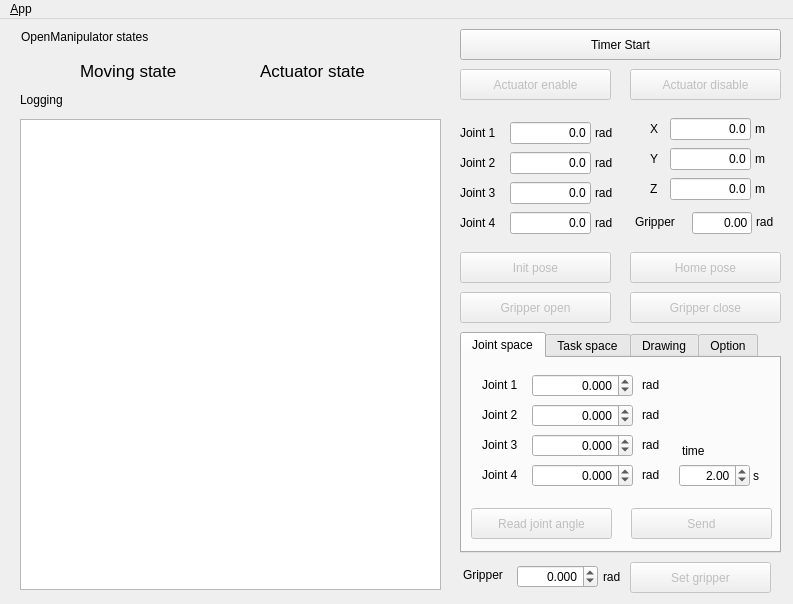
<?xml version="1.0" encoding="UTF-8"?>
<ui version="4.0">
 <class>MainWindowDesign</class>
 <widget class="QMainWindow" name="MainWindowDesign">
  <property name="enabled">
   <bool>true</bool>
  </property>
  <property name="geometry">
   <rect>
    <x>0</x>
    <y>0</y>
    <width>793</width>
    <height>604</height>
   </rect>
  </property>
  <property name="sizePolicy">
   <sizepolicy hsizetype="Preferred" vsizetype="Preferred">
    <horstretch>0</horstretch>
    <verstretch>0</verstretch>
   </sizepolicy>
  </property>
  <property name="minimumSize">
   <size>
    <width>793</width>
    <height>604</height>
   </size>
  </property>
  <property name="maximumSize">
   <size>
    <width>793</width>
    <height>604</height>
   </size>
  </property>
  <property name="windowTitle">
   <string>OpenManipulator control GUI</string>
  </property>
  <property name="windowIcon">
   <iconset resource="../resources/images.qrc">
    <normaloff>:/images/icon.png</normaloff>:/images/icon.png</iconset>
  </property>
  <property name="locale">
   <locale language="English" country="Australia"/>
  </property>
  <widget class="QWidget" name="centralwidget">
   <widget class="QLineEdit" name="txt_j1">
    <property name="enabled">
     <bool>true</bool>
    </property>
    <property name="geometry">
     <rect>
      <x>510</x>
      <y>103</y>
      <width>81</width>
      <height>22</height>
     </rect>
    </property>
    <property name="layoutDirection">
     <enum>Qt::LeftToRight</enum>
    </property>
    <property name="text">
     <string>0.0</string>
    </property>
    <property name="alignment">
     <set>Qt::AlignRight|Qt::AlignTrailing|Qt::AlignVCenter</set>
    </property>
    <property name="readOnly">
     <bool>true</bool>
    </property>
   </widget>
   <widget class="QPushButton" name="btn_timer_start">
    <property name="geometry">
     <rect>
      <x>460</x>
      <y>10</y>
      <width>321</width>
      <height>31</height>
     </rect>
    </property>
    <property name="text">
     <string>Timer Start</string>
    </property>
   </widget>
   <widget class="QLineEdit" name="txt_j2">
    <property name="enabled">
     <bool>true</bool>
    </property>
    <property name="geometry">
     <rect>
      <x>510</x>
      <y>133</y>
      <width>81</width>
      <height>22</height>
     </rect>
    </property>
    <property name="layoutDirection">
     <enum>Qt::LeftToRight</enum>
    </property>
    <property name="text">
     <string>0.0</string>
    </property>
    <property name="alignment">
     <set>Qt::AlignRight|Qt::AlignTrailing|Qt::AlignVCenter</set>
    </property>
    <property name="readOnly">
     <bool>true</bool>
    </property>
   </widget>
   <widget class="QLineEdit" name="txt_j3">
    <property name="enabled">
     <bool>true</bool>
    </property>
    <property name="geometry">
     <rect>
      <x>510</x>
      <y>163</y>
      <width>81</width>
      <height>22</height>
     </rect>
    </property>
    <property name="layoutDirection">
     <enum>Qt::LeftToRight</enum>
    </property>
    <property name="text">
     <string>0.0</string>
    </property>
    <property name="alignment">
     <set>Qt::AlignRight|Qt::AlignTrailing|Qt::AlignVCenter</set>
    </property>
    <property name="readOnly">
     <bool>true</bool>
    </property>
   </widget>
   <widget class="QLineEdit" name="txt_j4">
    <property name="enabled">
     <bool>true</bool>
    </property>
    <property name="geometry">
     <rect>
      <x>510</x>
      <y>193</y>
      <width>81</width>
      <height>22</height>
     </rect>
    </property>
    <property name="layoutDirection">
     <enum>Qt::LeftToRight</enum>
    </property>
    <property name="text">
     <string>0.0</string>
    </property>
    <property name="alignment">
     <set>Qt::AlignRight|Qt::AlignTrailing|Qt::AlignVCenter</set>
    </property>
    <property name="readOnly">
     <bool>true</bool>
    </property>
   </widget>
   <widget class="QLabel" name="label_4">
    <property name="geometry">
     <rect>
      <x>460</x>
      <y>107</y>
      <width>59</width>
      <height>14</height>
     </rect>
    </property>
    <property name="text">
     <string>Joint 1</string>
    </property>
   </widget>
   <widget class="QLabel" name="label_5">
    <property name="geometry">
     <rect>
      <x>460</x>
      <y>137</y>
      <width>59</width>
      <height>14</height>
     </rect>
    </property>
    <property name="text">
     <string>Joint 2</string>
    </property>
   </widget>
   <widget class="QLabel" name="label_6">
    <property name="geometry">
     <rect>
      <x>460</x>
      <y>167</y>
      <width>59</width>
      <height>14</height>
     </rect>
    </property>
    <property name="text">
     <string>Joint 3</string>
    </property>
   </widget>
   <widget class="QLabel" name="label_7">
    <property name="geometry">
     <rect>
      <x>460</x>
      <y>197</y>
      <width>59</width>
      <height>14</height>
     </rect>
    </property>
    <property name="text">
     <string>Joint 4</string>
    </property>
   </widget>
   <widget class="QLineEdit" name="txt_z">
    <property name="enabled">
     <bool>true</bool>
    </property>
    <property name="geometry">
     <rect>
      <x>670</x>
      <y>159</y>
      <width>81</width>
      <height>22</height>
     </rect>
    </property>
    <property name="layoutDirection">
     <enum>Qt::LeftToRight</enum>
    </property>
    <property name="text">
     <string>0.0</string>
    </property>
    <property name="alignment">
     <set>Qt::AlignRight|Qt::AlignTrailing|Qt::AlignVCenter</set>
    </property>
    <property name="readOnly">
     <bool>true</bool>
    </property>
   </widget>
   <widget class="QLabel" name="label_8">
    <property name="geometry">
     <rect>
      <x>650</x>
      <y>163</y>
      <width>59</width>
      <height>14</height>
     </rect>
    </property>
    <property name="text">
     <string>Z</string>
    </property>
   </widget>
   <widget class="QLineEdit" name="txt_y">
    <property name="enabled">
     <bool>true</bool>
    </property>
    <property name="geometry">
     <rect>
      <x>670</x>
      <y>129</y>
      <width>81</width>
      <height>22</height>
     </rect>
    </property>
    <property name="layoutDirection">
     <enum>Qt::LeftToRight</enum>
    </property>
    <property name="text">
     <string>0.0</string>
    </property>
    <property name="alignment">
     <set>Qt::AlignRight|Qt::AlignTrailing|Qt::AlignVCenter</set>
    </property>
    <property name="readOnly">
     <bool>true</bool>
    </property>
   </widget>
   <widget class="QLabel" name="label_9">
    <property name="geometry">
     <rect>
      <x>650</x>
      <y>133</y>
      <width>59</width>
      <height>14</height>
     </rect>
    </property>
    <property name="text">
     <string>Y</string>
    </property>
   </widget>
   <widget class="QLineEdit" name="txt_x">
    <property name="enabled">
     <bool>true</bool>
    </property>
    <property name="geometry">
     <rect>
      <x>670</x>
      <y>99</y>
      <width>81</width>
      <height>22</height>
     </rect>
    </property>
    <property name="layoutDirection">
     <enum>Qt::LeftToRight</enum>
    </property>
    <property name="text">
     <string>0.0</string>
    </property>
    <property name="alignment">
     <set>Qt::AlignRight|Qt::AlignTrailing|Qt::AlignVCenter</set>
    </property>
    <property name="readOnly">
     <bool>true</bool>
    </property>
   </widget>
   <widget class="QLabel" name="label_10">
    <property name="geometry">
     <rect>
      <x>650</x>
      <y>103</y>
      <width>59</width>
      <height>14</height>
     </rect>
    </property>
    <property name="text">
     <string>X</string>
    </property>
   </widget>
   <widget class="QLabel" name="label_11">
    <property name="geometry">
     <rect>
      <x>595</x>
      <y>107</y>
      <width>59</width>
      <height>14</height>
     </rect>
    </property>
    <property name="text">
     <string>rad</string>
    </property>
   </widget>
   <widget class="QLabel" name="label_12">
    <property name="geometry">
     <rect>
      <x>595</x>
      <y>137</y>
      <width>59</width>
      <height>14</height>
     </rect>
    </property>
    <property name="text">
     <string>rad</string>
    </property>
   </widget>
   <widget class="QLabel" name="label_13">
    <property name="geometry">
     <rect>
      <x>595</x>
      <y>167</y>
      <width>59</width>
      <height>14</height>
     </rect>
    </property>
    <property name="text">
     <string>rad</string>
    </property>
   </widget>
   <widget class="QLabel" name="label_14">
    <property name="geometry">
     <rect>
      <x>595</x>
      <y>197</y>
      <width>59</width>
      <height>14</height>
     </rect>
    </property>
    <property name="text">
     <string>rad</string>
    </property>
   </widget>
   <widget class="QLabel" name="label_15">
    <property name="geometry">
     <rect>
      <x>755</x>
      <y>163</y>
      <width>59</width>
      <height>14</height>
     </rect>
    </property>
    <property name="text">
     <string>m</string>
    </property>
   </widget>
   <widget class="QLabel" name="label_16">
    <property name="geometry">
     <rect>
      <x>755</x>
      <y>133</y>
      <width>59</width>
      <height>14</height>
     </rect>
    </property>
    <property name="text">
     <string>m</string>
    </property>
   </widget>
   <widget class="QLabel" name="label_17">
    <property name="geometry">
     <rect>
      <x>755</x>
      <y>103</y>
      <width>59</width>
      <height>14</height>
     </rect>
    </property>
    <property name="text">
     <string>m</string>
    </property>
   </widget>
   <widget class="QPushButton" name="btn_init_pose">
    <property name="enabled">
     <bool>false</bool>
    </property>
    <property name="geometry">
     <rect>
      <x>460</x>
      <y>233</y>
      <width>151</width>
      <height>31</height>
     </rect>
    </property>
    <property name="text">
     <string>Init pose</string>
    </property>
   </widget>
   <widget class="QPushButton" name="btn_home_pose">
    <property name="enabled">
     <bool>false</bool>
    </property>
    <property name="geometry">
     <rect>
      <x>630</x>
      <y>233</y>
      <width>151</width>
      <height>31</height>
     </rect>
    </property>
    <property name="text">
     <string>Home pose</string>
    </property>
   </widget>
   <widget class="QLabel" name="label_18">
    <property name="geometry">
     <rect>
      <x>20</x>
      <y>70</y>
      <width>59</width>
      <height>21</height>
     </rect>
    </property>
    <property name="text">
     <string>Logging</string>
    </property>
   </widget>
   <widget class="QPlainTextEdit" name="plainTextEdit_log">
    <property name="geometry">
     <rect>
      <x>20</x>
      <y>100</y>
      <width>421</width>
      <height>471</height>
     </rect>
    </property>
    <property name="readOnly">
     <bool>true</bool>
    </property>
   </widget>
   <widget class="QPushButton" name="btn_gripper_close">
    <property name="enabled">
     <bool>false</bool>
    </property>
    <property name="geometry">
     <rect>
      <x>630</x>
      <y>273</y>
      <width>151</width>
      <height>31</height>
     </rect>
    </property>
    <property name="text">
     <string>Gripper close</string>
    </property>
   </widget>
   <widget class="QPushButton" name="btn_gripper_open">
    <property name="enabled">
     <bool>false</bool>
    </property>
    <property name="geometry">
     <rect>
      <x>460</x>
      <y>273</y>
      <width>151</width>
      <height>31</height>
     </rect>
    </property>
    <property name="text">
     <string>Gripper open</string>
    </property>
   </widget>
   <widget class="QTabWidget" name="tabWidget">
    <property name="geometry">
     <rect>
      <x>460</x>
      <y>313</y>
      <width>321</width>
      <height>221</height>
     </rect>
    </property>
    <property name="currentIndex">
     <number>0</number>
    </property>
    <widget class="QWidget" name="tab_js">
     <attribute name="title">
      <string>Joint space</string>
     </attribute>
     <widget class="QPushButton" name="btn_read_joint_angle">
      <property name="enabled">
       <bool>false</bool>
      </property>
      <property name="geometry">
       <rect>
        <x>9</x>
        <y>150</y>
        <width>141</width>
        <height>31</height>
       </rect>
      </property>
      <property name="text">
       <string>Read joint angle</string>
      </property>
     </widget>
     <widget class="QPushButton" name="btn_send_joint_angle">
      <property name="enabled">
       <bool>false</bool>
      </property>
      <property name="geometry">
       <rect>
        <x>169</x>
        <y>150</y>
        <width>141</width>
        <height>31</height>
       </rect>
      </property>
      <property name="text">
       <string>Send</string>
      </property>
     </widget>
     <widget class="QLabel" name="label_19">
      <property name="geometry">
       <rect>
        <x>20</x>
        <y>80</y>
        <width>59</width>
        <height>14</height>
       </rect>
      </property>
      <property name="text">
       <string>Joint 3</string>
      </property>
     </widget>
     <widget class="QLabel" name="label_20">
      <property name="geometry">
       <rect>
        <x>20</x>
        <y>110</y>
        <width>59</width>
        <height>14</height>
       </rect>
      </property>
      <property name="text">
       <string>Joint 4</string>
      </property>
     </widget>
     <widget class="QLabel" name="label_21">
      <property name="geometry">
       <rect>
        <x>180</x>
        <y>80</y>
        <width>59</width>
        <height>14</height>
       </rect>
      </property>
      <property name="text">
       <string>rad</string>
      </property>
     </widget>
     <widget class="QLabel" name="label_22">
      <property name="geometry">
       <rect>
        <x>180</x>
        <y>110</y>
        <width>59</width>
        <height>14</height>
       </rect>
      </property>
      <property name="text">
       <string>rad</string>
      </property>
     </widget>
     <widget class="QLabel" name="label_23">
      <property name="geometry">
       <rect>
        <x>180</x>
        <y>50</y>
        <width>59</width>
        <height>14</height>
       </rect>
      </property>
      <property name="text">
       <string>rad</string>
      </property>
     </widget>
     <widget class="QLabel" name="label_24">
      <property name="geometry">
       <rect>
        <x>20</x>
        <y>50</y>
        <width>59</width>
        <height>14</height>
       </rect>
      </property>
      <property name="text">
       <string>Joint 2</string>
      </property>
     </widget>
     <widget class="QLabel" name="label_25">
      <property name="geometry">
       <rect>
        <x>180</x>
        <y>20</y>
        <width>59</width>
        <height>14</height>
       </rect>
      </property>
      <property name="text">
       <string>rad</string>
      </property>
     </widget>
     <widget class="QLabel" name="label_26">
      <property name="geometry">
       <rect>
        <x>20</x>
        <y>20</y>
        <width>59</width>
        <height>14</height>
       </rect>
      </property>
      <property name="text">
       <string>Joint 1</string>
      </property>
     </widget>
     <widget class="QDoubleSpinBox" name="doubleSpinBox_j1">
      <property name="geometry">
       <rect>
        <x>70</x>
        <y>16</y>
        <width>101</width>
        <height>23</height>
       </rect>
      </property>
      <property name="alignment">
       <set>Qt::AlignRight|Qt::AlignTrailing|Qt::AlignVCenter</set>
      </property>
      <property name="decimals">
       <number>3</number>
      </property>
      <property name="minimum">
       <double>-3.140000000000000</double>
      </property>
      <property name="maximum">
       <double>3.140000000000000</double>
      </property>
      <property name="singleStep">
       <double>0.050000000000000</double>
      </property>
     </widget>
     <widget class="QDoubleSpinBox" name="doubleSpinBox_j2">
      <property name="geometry">
       <rect>
        <x>70</x>
        <y>46</y>
        <width>101</width>
        <height>23</height>
       </rect>
      </property>
      <property name="alignment">
       <set>Qt::AlignRight|Qt::AlignTrailing|Qt::AlignVCenter</set>
      </property>
      <property name="decimals">
       <number>3</number>
      </property>
      <property name="minimum">
       <double>-3.140000000000000</double>
      </property>
      <property name="maximum">
       <double>3.140000000000000</double>
      </property>
      <property name="singleStep">
       <double>0.050000000000000</double>
      </property>
     </widget>
     <widget class="QDoubleSpinBox" name="doubleSpinBox_j3">
      <property name="geometry">
       <rect>
        <x>70</x>
        <y>76</y>
        <width>101</width>
        <height>23</height>
       </rect>
      </property>
      <property name="alignment">
       <set>Qt::AlignRight|Qt::AlignTrailing|Qt::AlignVCenter</set>
      </property>
      <property name="decimals">
       <number>3</number>
      </property>
      <property name="minimum">
       <double>-3.140000000000000</double>
      </property>
      <property name="maximum">
       <double>3.140000000000000</double>
      </property>
      <property name="singleStep">
       <double>0.050000000000000</double>
      </property>
     </widget>
     <widget class="QDoubleSpinBox" name="doubleSpinBox_j4">
      <property name="geometry">
       <rect>
        <x>70</x>
        <y>106</y>
        <width>101</width>
        <height>23</height>
       </rect>
      </property>
      <property name="alignment">
       <set>Qt::AlignRight|Qt::AlignTrailing|Qt::AlignVCenter</set>
      </property>
      <property name="decimals">
       <number>3</number>
      </property>
      <property name="minimum">
       <double>-3.140000000000000</double>
      </property>
      <property name="maximum">
       <double>3.140000000000000</double>
      </property>
      <property name="singleStep">
       <double>0.050000000000000</double>
      </property>
     </widget>
     <widget class="QLabel" name="label_33">
      <property name="geometry">
       <rect>
        <x>220</x>
        <y>86</y>
        <width>59</width>
        <height>14</height>
       </rect>
      </property>
      <property name="text">
       <string>time</string>
      </property>
     </widget>
     <widget class="QDoubleSpinBox" name="doubleSpinBox_time_js">
      <property name="geometry">
       <rect>
        <x>217</x>
        <y>106</y>
        <width>71</width>
        <height>23</height>
       </rect>
      </property>
      <property name="alignment">
       <set>Qt::AlignRight|Qt::AlignTrailing|Qt::AlignVCenter</set>
      </property>
      <property name="minimum">
       <double>-3.140000000000000</double>
      </property>
      <property name="maximum">
       <double>10.000000000000000</double>
      </property>
      <property name="singleStep">
       <double>0.500000000000000</double>
      </property>
      <property name="value">
       <double>2.000000000000000</double>
      </property>
     </widget>
     <widget class="QLabel" name="label_34">
      <property name="geometry">
       <rect>
        <x>291</x>
        <y>111</y>
        <width>59</width>
        <height>14</height>
       </rect>
      </property>
      <property name="text">
       <string>s</string>
      </property>
     </widget>
    </widget>
    <widget class="QWidget" name="tab_cs">
     <attribute name="title">
      <string>Task space</string>
     </attribute>
     <widget class="QDoubleSpinBox" name="doubleSpinBox_x">
      <property name="geometry">
       <rect>
        <x>70</x>
        <y>28</y>
        <width>101</width>
        <height>23</height>
       </rect>
      </property>
      <property name="decimals">
       <number>3</number>
      </property>
      <property name="minimum">
       <double>-1.000000000000000</double>
      </property>
      <property name="maximum">
       <double>1.000000000000000</double>
      </property>
      <property name="singleStep">
       <double>0.010000000000000</double>
      </property>
     </widget>
     <widget class="QPushButton" name="btn_send_kinematic_pose">
      <property name="enabled">
       <bool>false</bool>
      </property>
      <property name="geometry">
       <rect>
        <x>169</x>
        <y>150</y>
        <width>141</width>
        <height>31</height>
       </rect>
      </property>
      <property name="text">
       <string>Send</string>
      </property>
     </widget>
     <widget class="QLabel" name="label_27">
      <property name="geometry">
       <rect>
        <x>180</x>
        <y>92</y>
        <width>59</width>
        <height>14</height>
       </rect>
      </property>
      <property name="text">
       <string>m</string>
      </property>
     </widget>
     <widget class="QDoubleSpinBox" name="doubleSpinBox_z">
      <property name="geometry">
       <rect>
        <x>70</x>
        <y>88</y>
        <width>101</width>
        <height>23</height>
       </rect>
      </property>
      <property name="decimals">
       <number>3</number>
      </property>
      <property name="minimum">
       <double>-1.000000000000000</double>
      </property>
      <property name="maximum">
       <double>1.000000000000000</double>
      </property>
      <property name="singleStep">
       <double>0.010000000000000</double>
      </property>
     </widget>
     <widget class="QLabel" name="label_28">
      <property name="geometry">
       <rect>
        <x>180</x>
        <y>62</y>
        <width>59</width>
        <height>14</height>
       </rect>
      </property>
      <property name="text">
       <string>m</string>
      </property>
     </widget>
     <widget class="QDoubleSpinBox" name="doubleSpinBox_y">
      <property name="geometry">
       <rect>
        <x>70</x>
        <y>58</y>
        <width>101</width>
        <height>23</height>
       </rect>
      </property>
      <property name="decimals">
       <number>3</number>
      </property>
      <property name="minimum">
       <double>-1.000000000000000</double>
      </property>
      <property name="maximum">
       <double>1.000000000000000</double>
      </property>
      <property name="singleStep">
       <double>0.010000000000000</double>
      </property>
     </widget>
     <widget class="QPushButton" name="btn_read_kinematic_pose">
      <property name="enabled">
       <bool>false</bool>
      </property>
      <property name="geometry">
       <rect>
        <x>7</x>
        <y>150</y>
        <width>151</width>
        <height>31</height>
       </rect>
      </property>
      <property name="text">
       <string>Read kinematic pose</string>
      </property>
     </widget>
     <widget class="QLabel" name="label_29">
      <property name="geometry">
       <rect>
        <x>20</x>
        <y>32</y>
        <width>59</width>
        <height>14</height>
       </rect>
      </property>
      <property name="text">
       <string>X axis</string>
      </property>
     </widget>
     <widget class="QLabel" name="label_30">
      <property name="geometry">
       <rect>
        <x>20</x>
        <y>92</y>
        <width>59</width>
        <height>14</height>
       </rect>
      </property>
      <property name="text">
       <string>Z axis</string>
      </property>
     </widget>
     <widget class="QLabel" name="label_31">
      <property name="geometry">
       <rect>
        <x>180</x>
        <y>32</y>
        <width>59</width>
        <height>14</height>
       </rect>
      </property>
      <property name="text">
       <string>m</string>
      </property>
     </widget>
     <widget class="QLabel" name="label_32">
      <property name="geometry">
       <rect>
        <x>20</x>
        <y>59</y>
        <width>59</width>
        <height>20</height>
       </rect>
      </property>
      <property name="text">
       <string>Y axis</string>
      </property>
     </widget>
     <widget class="QDoubleSpinBox" name="doubleSpinBox_time_cs">
      <property name="geometry">
       <rect>
        <x>217</x>
        <y>106</y>
        <width>71</width>
        <height>23</height>
       </rect>
      </property>
      <property name="alignment">
       <set>Qt::AlignRight|Qt::AlignTrailing|Qt::AlignVCenter</set>
      </property>
      <property name="minimum">
       <double>-3.140000000000000</double>
      </property>
      <property name="maximum">
       <double>10.000000000000000</double>
      </property>
      <property name="singleStep">
       <double>0.500000000000000</double>
      </property>
      <property name="value">
       <double>2.000000000000000</double>
      </property>
     </widget>
     <widget class="QLabel" name="label_35">
      <property name="geometry">
       <rect>
        <x>291</x>
        <y>111</y>
        <width>59</width>
        <height>14</height>
       </rect>
      </property>
      <property name="text">
       <string>s</string>
      </property>
     </widget>
     <widget class="QLabel" name="label_36">
      <property name="geometry">
       <rect>
        <x>220</x>
        <y>86</y>
        <width>59</width>
        <height>14</height>
       </rect>
      </property>
      <property name="text">
       <string>time</string>
      </property>
     </widget>
    </widget>
    <widget class="QWidget" name="tab_drawing">
     <attribute name="title">
      <string>Drawing</string>
     </attribute>
     <widget class="QRadioButton" name="radio_drawing_line">
      <property name="geometry">
       <rect>
        <x>10</x>
        <y>10</y>
        <width>61</width>
        <height>20</height>
       </rect>
      </property>
      <property name="text">
       <string>Line</string>
      </property>
      <property name="checked">
       <bool>true</bool>
      </property>
     </widget>
     <widget class="QRadioButton" name="radio_drawing_circle">
      <property name="geometry">
       <rect>
        <x>73</x>
        <y>10</y>
        <width>71</width>
        <height>20</height>
       </rect>
      </property>
      <property name="text">
       <string>Circle</string>
      </property>
     </widget>
     <widget class="QRadioButton" name="radio_drawing_rhombus">
      <property name="geometry">
       <rect>
        <x>146</x>
        <y>10</y>
        <width>91</width>
        <height>20</height>
       </rect>
      </property>
      <property name="text">
       <string>Rhombus</string>
      </property>
     </widget>
     <widget class="QRadioButton" name="radio_drawing_heart">
      <property name="geometry">
       <rect>
        <x>240</x>
        <y>10</y>
        <width>71</width>
        <height>20</height>
       </rect>
      </property>
      <property name="text">
       <string>Heart</string>
      </property>
     </widget>
     <widget class="QLabel" name="txt_drawing_arg_1">
      <property name="geometry">
       <rect>
        <x>20</x>
        <y>50</y>
        <width>81</width>
        <height>21</height>
       </rect>
      </property>
      <property name="layoutDirection">
       <enum>Qt::LeftToRight</enum>
      </property>
      <property name="text">
       <string>Transpose X</string>
      </property>
      <property name="alignment">
       <set>Qt::AlignRight|Qt::AlignTrailing|Qt::AlignVCenter</set>
      </property>
     </widget>
     <widget class="QLabel" name="txt_drawing_arg_unit_1">
      <property name="geometry">
       <rect>
        <x>220</x>
        <y>54</y>
        <width>59</width>
        <height>14</height>
       </rect>
      </property>
      <property name="text">
       <string>m</string>
      </property>
     </widget>
     <widget class="QLabel" name="txt_drawing_arg_3">
      <property name="geometry">
       <rect>
        <x>20</x>
        <y>110</y>
        <width>81</width>
        <height>21</height>
       </rect>
      </property>
      <property name="layoutDirection">
       <enum>Qt::LeftToRight</enum>
      </property>
      <property name="text">
       <string>Transpose Z</string>
      </property>
      <property name="alignment">
       <set>Qt::AlignRight|Qt::AlignTrailing|Qt::AlignVCenter</set>
      </property>
     </widget>
     <widget class="QDoubleSpinBox" name="doubleSpinBox_drawing_arg_1">
      <property name="geometry">
       <rect>
        <x>110</x>
        <y>50</y>
        <width>101</width>
        <height>23</height>
       </rect>
      </property>
      <property name="decimals">
       <number>3</number>
      </property>
      <property name="minimum">
       <double>-10.000000000000000</double>
      </property>
      <property name="maximum">
       <double>10.000000000000000</double>
      </property>
      <property name="singleStep">
       <double>0.010000000000000</double>
      </property>
     </widget>
     <widget class="QLabel" name="txt_drawing_arg_unit_3">
      <property name="geometry">
       <rect>
        <x>220</x>
        <y>114</y>
        <width>59</width>
        <height>14</height>
       </rect>
      </property>
      <property name="text">
       <string>m</string>
      </property>
     </widget>
     <widget class="QDoubleSpinBox" name="doubleSpinBox_time_drawing">
      <property name="geometry">
       <rect>
        <x>70</x>
        <y>155</y>
        <width>71</width>
        <height>23</height>
       </rect>
      </property>
      <property name="alignment">
       <set>Qt::AlignRight|Qt::AlignTrailing|Qt::AlignVCenter</set>
      </property>
      <property name="minimum">
       <double>-3.140000000000000</double>
      </property>
      <property name="maximum">
       <double>10.000000000000000</double>
      </property>
      <property name="singleStep">
       <double>0.500000000000000</double>
      </property>
      <property name="value">
       <double>2.000000000000000</double>
      </property>
     </widget>
     <widget class="QDoubleSpinBox" name="doubleSpinBox_drawing_arg_2">
      <property name="geometry">
       <rect>
        <x>110</x>
        <y>80</y>
        <width>101</width>
        <height>23</height>
       </rect>
      </property>
      <property name="decimals">
       <number>3</number>
      </property>
      <property name="minimum">
       <double>-10.000000000000000</double>
      </property>
      <property name="maximum">
       <double>10.000000000000000</double>
      </property>
      <property name="singleStep">
       <double>0.010000000000000</double>
      </property>
     </widget>
     <widget class="QLabel" name="label_46">
      <property name="geometry">
       <rect>
        <x>30</x>
        <y>160</y>
        <width>59</width>
        <height>14</height>
       </rect>
      </property>
      <property name="text">
       <string>time</string>
      </property>
     </widget>
     <widget class="QLabel" name="txt_drawing_arg_2">
      <property name="geometry">
       <rect>
        <x>20</x>
        <y>80</y>
        <width>81</width>
        <height>21</height>
       </rect>
      </property>
      <property name="layoutDirection">
       <enum>Qt::LeftToRight</enum>
      </property>
      <property name="text">
       <string>Transpose Y</string>
      </property>
      <property name="alignment">
       <set>Qt::AlignRight|Qt::AlignTrailing|Qt::AlignVCenter</set>
      </property>
     </widget>
     <widget class="QLabel" name="label_48">
      <property name="geometry">
       <rect>
        <x>144</x>
        <y>160</y>
        <width>59</width>
        <height>14</height>
       </rect>
      </property>
      <property name="text">
       <string>s</string>
      </property>
     </widget>
     <widget class="QPushButton" name="btn_send_drawing_trajectory">
      <property name="enabled">
       <bool>false</bool>
      </property>
      <property name="geometry">
       <rect>
        <x>169</x>
        <y>150</y>
        <width>141</width>
        <height>31</height>
       </rect>
      </property>
      <property name="text">
       <string>Send</string>
      </property>
     </widget>
     <widget class="QDoubleSpinBox" name="doubleSpinBox_drawing_arg_3">
      <property name="geometry">
       <rect>
        <x>110</x>
        <y>110</y>
        <width>101</width>
        <height>23</height>
       </rect>
      </property>
      <property name="decimals">
       <number>3</number>
      </property>
      <property name="minimum">
       <double>-10.000000000000000</double>
      </property>
      <property name="maximum">
       <double>10.000000000000000</double>
      </property>
      <property name="singleStep">
       <double>0.010000000000000</double>
      </property>
     </widget>
     <widget class="QLabel" name="txt_drawing_arg_unit_2">
      <property name="geometry">
       <rect>
        <x>220</x>
        <y>84</y>
        <width>59</width>
        <height>14</height>
       </rect>
      </property>
      <property name="text">
       <string>m</string>
      </property>
     </widget>
    </widget>
    <widget class="QWidget" name="tab_option">
     <attribute name="title">
      <string>Option</string>
     </attribute>
     <widget class="QPushButton" name="btn_get_manipulator_setting">
      <property name="enabled">
       <bool>true</bool>
      </property>
      <property name="geometry">
       <rect>
        <x>0</x>
        <y>10</y>
        <width>311</width>
        <height>51</height>
       </rect>
      </property>
      <property name="text">
       <string>Get Manipulator Setting</string>
      </property>
     </widget>
    </widget>
   </widget>
   <widget class="QDoubleSpinBox" name="doubleSpinBox_gripper">
    <property name="geometry">
     <rect>
      <x>517</x>
      <y>546</y>
      <width>81</width>
      <height>23</height>
     </rect>
    </property>
    <property name="alignment">
     <set>Qt::AlignRight|Qt::AlignTrailing|Qt::AlignVCenter</set>
    </property>
    <property name="decimals">
     <number>3</number>
    </property>
    <property name="minimum">
     <double>-0.720000000000000</double>
    </property>
    <property name="maximum">
     <double>1.060000000000000</double>
    </property>
    <property name="singleStep">
     <double>0.100000000000000</double>
    </property>
    <property name="value">
     <double>0.000000000000000</double>
    </property>
   </widget>
   <widget class="QLabel" name="label_37">
    <property name="geometry">
     <rect>
      <x>463</x>
      <y>546</y>
      <width>59</width>
      <height>20</height>
     </rect>
    </property>
    <property name="text">
     <string>Gripper</string>
    </property>
   </widget>
   <widget class="QPushButton" name="btn_set_gripper">
    <property name="enabled">
     <bool>false</bool>
    </property>
    <property name="geometry">
     <rect>
      <x>630</x>
      <y>543</y>
      <width>141</width>
      <height>31</height>
     </rect>
    </property>
    <property name="text">
     <string>Set gripper</string>
    </property>
   </widget>
   <widget class="QLabel" name="label_38">
    <property name="geometry">
     <rect>
      <x>635</x>
      <y>193</y>
      <width>61</width>
      <height>20</height>
     </rect>
    </property>
    <property name="text">
     <string>Gripper</string>
    </property>
   </widget>
   <widget class="QLineEdit" name="txt_grip">
    <property name="enabled">
     <bool>true</bool>
    </property>
    <property name="geometry">
     <rect>
      <x>692</x>
      <y>193</y>
      <width>60</width>
      <height>22</height>
     </rect>
    </property>
    <property name="layoutDirection">
     <enum>Qt::LeftToRight</enum>
    </property>
    <property name="text">
     <string>0.00</string>
    </property>
    <property name="alignment">
     <set>Qt::AlignRight|Qt::AlignTrailing|Qt::AlignVCenter</set>
    </property>
    <property name="readOnly">
     <bool>true</bool>
    </property>
   </widget>
   <widget class="QLabel" name="label_39">
    <property name="geometry">
     <rect>
      <x>756</x>
      <y>196</y>
      <width>59</width>
      <height>14</height>
     </rect>
    </property>
    <property name="text">
     <string>rad</string>
    </property>
   </widget>
   <widget class="QLabel" name="label_40">
    <property name="geometry">
     <rect>
      <x>603</x>
      <y>550</y>
      <width>21</width>
      <height>16</height>
     </rect>
    </property>
    <property name="text">
     <string>rad</string>
    </property>
   </widget>
   <widget class="QPushButton" name="btn_actuator_enable">
    <property name="enabled">
     <bool>false</bool>
    </property>
    <property name="geometry">
     <rect>
      <x>460</x>
      <y>50</y>
      <width>151</width>
      <height>31</height>
     </rect>
    </property>
    <property name="text">
     <string>Actuator enable</string>
    </property>
   </widget>
   <widget class="QPushButton" name="btn_actuator_disable">
    <property name="enabled">
     <bool>false</bool>
    </property>
    <property name="geometry">
     <rect>
      <x>630</x>
      <y>50</y>
      <width>151</width>
      <height>31</height>
     </rect>
    </property>
    <property name="text">
     <string>Actuator disable</string>
    </property>
   </widget>
   <widget class="QLabel" name="label_41">
    <property name="geometry">
     <rect>
      <x>21</x>
      <y>10</y>
      <width>191</width>
      <height>16</height>
     </rect>
    </property>
    <property name="text">
     <string>OpenManipulator states</string>
    </property>
   </widget>
   <widget class="QLabel" name="txt_moving_state">
    <property name="geometry">
     <rect>
      <x>80</x>
      <y>42</y>
      <width>171</width>
      <height>20</height>
     </rect>
    </property>
    <property name="font">
     <font>
      <pointsize>13</pointsize>
     </font>
    </property>
    <property name="text">
     <string>Moving state</string>
    </property>
   </widget>
   <widget class="QLabel" name="txt_actuactor_state">
    <property name="geometry">
     <rect>
      <x>260</x>
      <y>42</y>
      <width>171</width>
      <height>20</height>
     </rect>
    </property>
    <property name="font">
     <font>
      <pointsize>13</pointsize>
     </font>
    </property>
    <property name="text">
     <string>Actuator state</string>
    </property>
   </widget>
  </widget>
  <widget class="QMenuBar" name="menubar">
   <property name="geometry">
    <rect>
     <x>0</x>
     <y>0</y>
     <width>793</width>
     <height>19</height>
    </rect>
   </property>
   <widget class="QMenu" name="menu_File">
    <property name="title">
     <string>&amp;App</string>
    </property>
    <addaction name="action_Preferences"/>
    <addaction name="separator"/>
    <addaction name="actionAbout"/>
    <addaction name="actionAbout_Qt"/>
    <addaction name="separator"/>
    <addaction name="action_Quit"/>
   </widget>
   <addaction name="menu_File"/>
  </widget>
  <action name="action_Quit">
   <property name="text">
    <string>&amp;Quit</string>
   </property>
   <property name="shortcut">
    <string>Ctrl+Q</string>
   </property>
   <property name="shortcutContext">
    <enum>Qt::ApplicationShortcut</enum>
   </property>
  </action>
  <action name="action_Preferences">
   <property name="text">
    <string>&amp;Preferences</string>
   </property>
  </action>
  <action name="actionAbout">
   <property name="text">
    <string>&amp;About</string>
   </property>
  </action>
  <action name="actionAbout_Qt">
   <property name="text">
    <string>About &amp;Qt</string>
   </property>
  </action>
 </widget>
 <resources>
  <include location="../resources/images.qrc"/>
 </resources>
 <connections>
  <connection>
   <sender>action_Quit</sender>
   <signal>triggered()</signal>
   <receiver>MainWindowDesign</receiver>
   <slot>close()</slot>
   <hints>
    <hint type="sourcelabel">
     <x>-1</x>
     <y>-1</y>
    </hint>
    <hint type="destinationlabel">
     <x>399</x>
     <y>299</y>
    </hint>
   </hints>
  </connection>
 </connections>
</ui>
